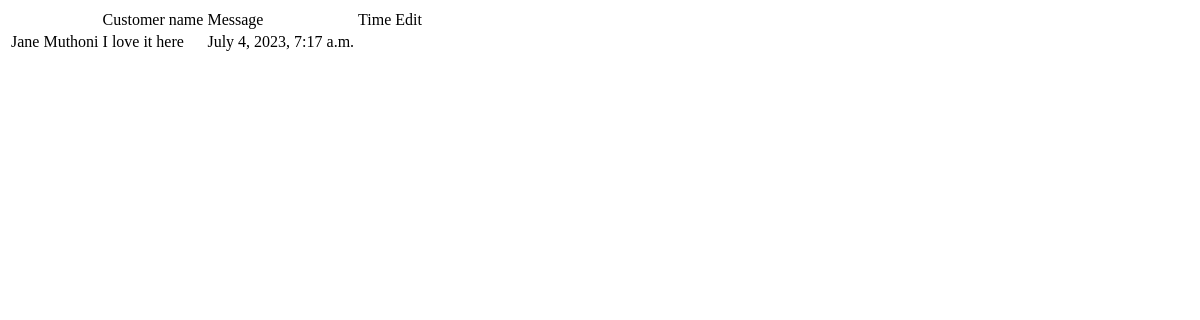
Before: /notifications/notification/list with the older database file.
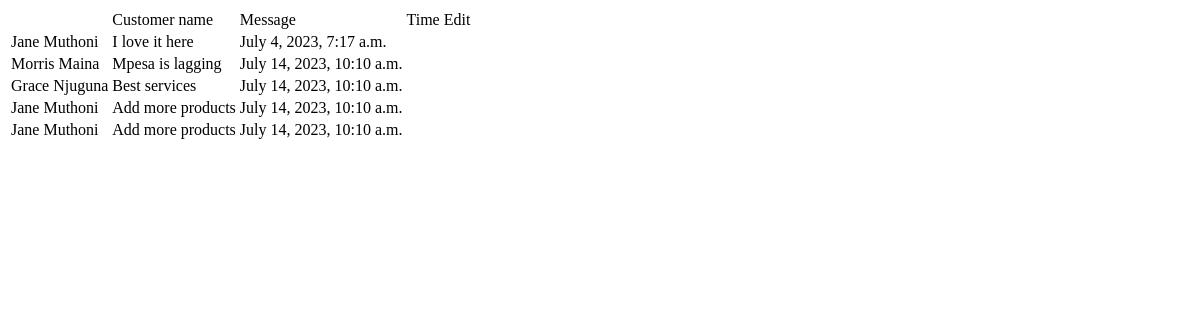
After: the same page with the newer database file.
### notifications/models.py (models this page shows, shortened)
class Notifications(models.Model):
    message = models.CharField(max_length=32)
    customer = models.ForeignKey(Customer, on_delete=models.CASCADE)
    time = models.DateTimeField()
    date_created = models.DateTimeField(auto_now_add=True)
    date_updated = models.DateTimeField(auto_now=True)

### customer/models.py (models this page shows)
class Customer(models.Model):
    name = models.CharField(max_length=32)
    user = models.OneToOneField(User , on_delete=models.CASCADE , null=True)
    phone_number = models.CharField(max_length=32)
    email = models.EmailField()
    address = models.CharField(max_length=32)
    date_created = models.DateTimeField(auto_now_add=True)
    date_updated = models.DateTimeField(auto_now=True)
    def __str__(self):
        return self.name

### notifications/views.py (the view)
# urls.py: path("notification/list", notifications_list, name="list_notifications_view"),
def notifications_list(request):
    notifications = Notifications.objects.all()
    return render(request, "notifications/notifications_list.html", {"notifications": notifications})

### templates/notifications/notifications_list.html (shortened to what this page needs)
<!DOCTYPE html>
<html lang="en">
<head>
</head>
<body>
    <table>
        <th>
            <td>Customer name</td>
            <td>Message</td>
            <td>Time</td>
            <td>Edit</td>
        </th>
        {% for notification in notifications %}
        <tr>
            <td>{{notification.customer}}</td>
            <td>{{notification.message}}</td>
            <td>{{notification.time}}</td>
        </tr>
        {% endfor %}
    </table>
</body>
</html>

Changed rows visible on the page:
added Notifications: customer "Morris Maina", message "Mpesa is lagging", time "July 14, 2023, 10:10 a.m."
added Notifications: customer "Grace Njuguna", message "Best services", time "July 14, 2023, 10:10 a.m."
added Notifications: customer "Jane Muthoni", message "Add more products", time "July 14, 2023, 10:10 a.m."
added Notifications: customer "Jane Muthoni", message "Add more products", time "July 14, 2023, 10:10 a.m."
